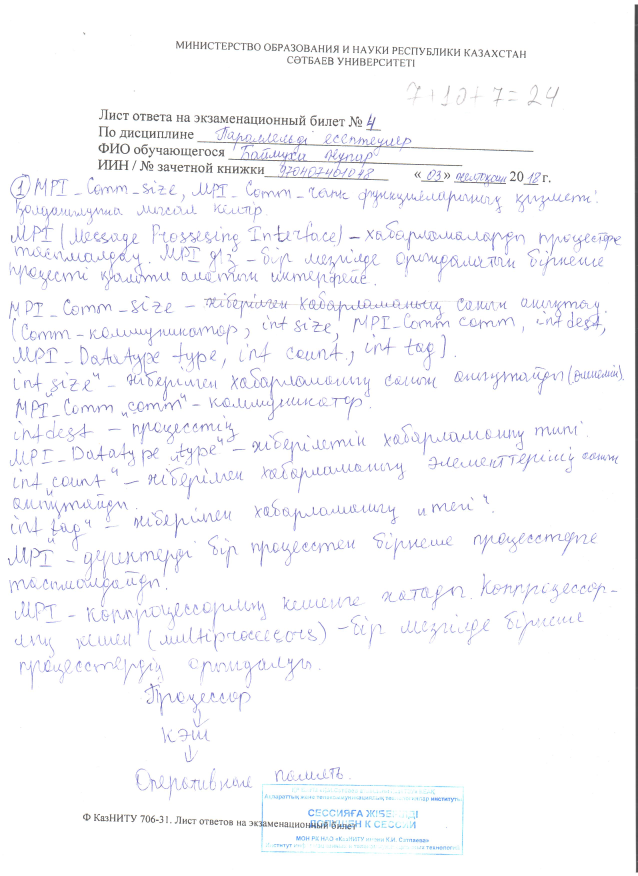
#> input picture src/001.jpg, 2550 x 3501 px, given in place of 1.jpg, which was not available (shown at 1/4 size)
$ python table_processing.py   (older library calls are emulated)
#> lines starting #> are read from the running program, lines starting #| are printed output that depends on the picture; after the words box and inside, x2 and y2 are one past the last pixel; in counts of white or black regions, pixels touching at a corner belong together; pictures that were not available may be replaced by others from this repository, and a replacement may not be noted
#> further down, img is the input picture: shape (3501, 2550, 3); mean B, G, R 250.8, 248.7, 248.6
import cv2
import numpy as np

import image_processing as img_proc

# [80 lines left out: functions draw_contours, warp_img_backward, get_cells, get_cell, not called in this run]

def clean_cell(img,min_area_thresh=15):
	# preprocess ROI
#> called with min_area_thresh = 15
	if (len(img.shape)==3):
		gray = cv2.cvtColor(img,cv2.COLOR_BGR2GRAY)
	else:
		gray = img.copy()

	thresh=cv2.adaptiveThreshold(gray,255,cv2.ADAPTIVE_THRESH_MEAN_C,cv2.THRESH_BINARY_INV,7,3)
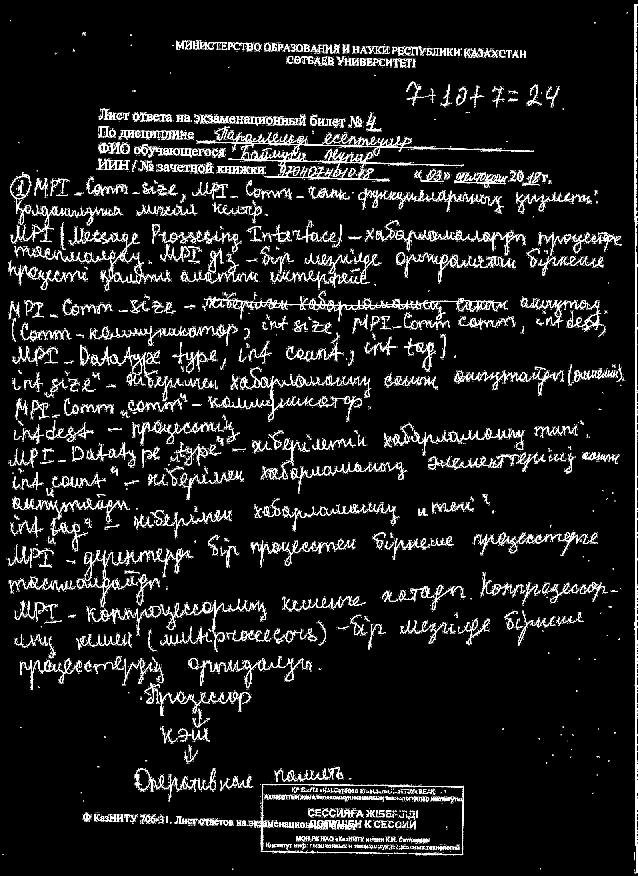
#> thresh: shape (3501, 2550) (shown at 1/4 size); 5.3% white; 27796 white regions (26602 under 20 px)
	# extract contours
	_,contours,hierarchy = cv2.findContours(thresh,cv2.RETR_TREE,cv2.CHAIN_APPROX_SIMPLE)
#> contours = 29164 contours, 27714 with area under 20; largest, box (x1, y1, x2, y2) and area: (2538, 18, 2550, 3490) 14734, (405, 934, 667, 1161) 13586, (788, 527, 2134, 708) 12932, (447, 1023, 567, 1132) 8714, (41, 695, 123, 797) 5786

	contour_pixels = []
	for i,cnt in enumerate(contours):
		area = cv2.contourArea(cnt)
		if (area>min_area_thresh and hierarchy[0,i,-1]==-1):
			temp = cnt.reshape((cnt.shape[0],cnt.shape[2]))
			# do not consider tall-thin and wide-thin regions
			w = temp[:,0].max() - temp[:,0].min()
			h = temp[:,1].max() - temp[:,1].min()
			if (float(w)/h>0.2 and float(h)/w>0.2):
				contour_pixels.extend(temp)
#> this loop made 29164 passes
#> (area, w, h) on passes 57, 66, 73, 95, 96, 97, 98, 103, 109, 229, 263, 264: (36, 28, 2), (23, 14, 2), (36, 26, 2), (303.5, 182, 5), (28, 21, 3), (36, 25, 2), (22.5, 12, 3), (99, 67, 4), (269.5, 150, 6), (328, 163, 30), (24.5, 7, 12), (100, 11, 12)
#> area on pass 559: 51
#> after the loop, contour_pixels = 113286 items

	contour_pixels = np.array(contour_pixels)
#> contour_pixels = 113286 pairs, first value 31 to 2494, second value 128 to 3410
	cleanImg = None
	if (contour_pixels.size):
		x1 = contour_pixels[:,0].min()
#> x1 = 31
		x2 = contour_pixels[:,0].max()
#> x2 = 2494
		y1 = contour_pixels[:,1].min()
#> y1 = 128
		y2 = contour_pixels[:,1].max()
#> y2 = 3410

		off = 1
		startX = x1-off if x1-off>=0 else 0
#> startX = 30
		startY = y1-off if y1-off>=0 else 0
#> startY = 127
		endX = x2+off if x2+off<=img.shape[1] else img.shape[1]
#> endX = 2495
		endY = y2+off if y2+off<=img.shape[0] else img.shape[0]
#> endY = 3411

		w = endX-startX
#> w = 2465
		h = endY-startY
#> h = 3284

		off=10
		if (len(img.shape)==3):
			cleanImg = np.ones((h+2*off,w+2*off,3))*255
		else:
			cleanImg = np.ones((h+2*off,w+2*off))*255
		cleanImg = cleanImg.astype(np.uint8)
		cleanImg[off:h+off, off:w+off] = img[startY:endY, startX:endX]
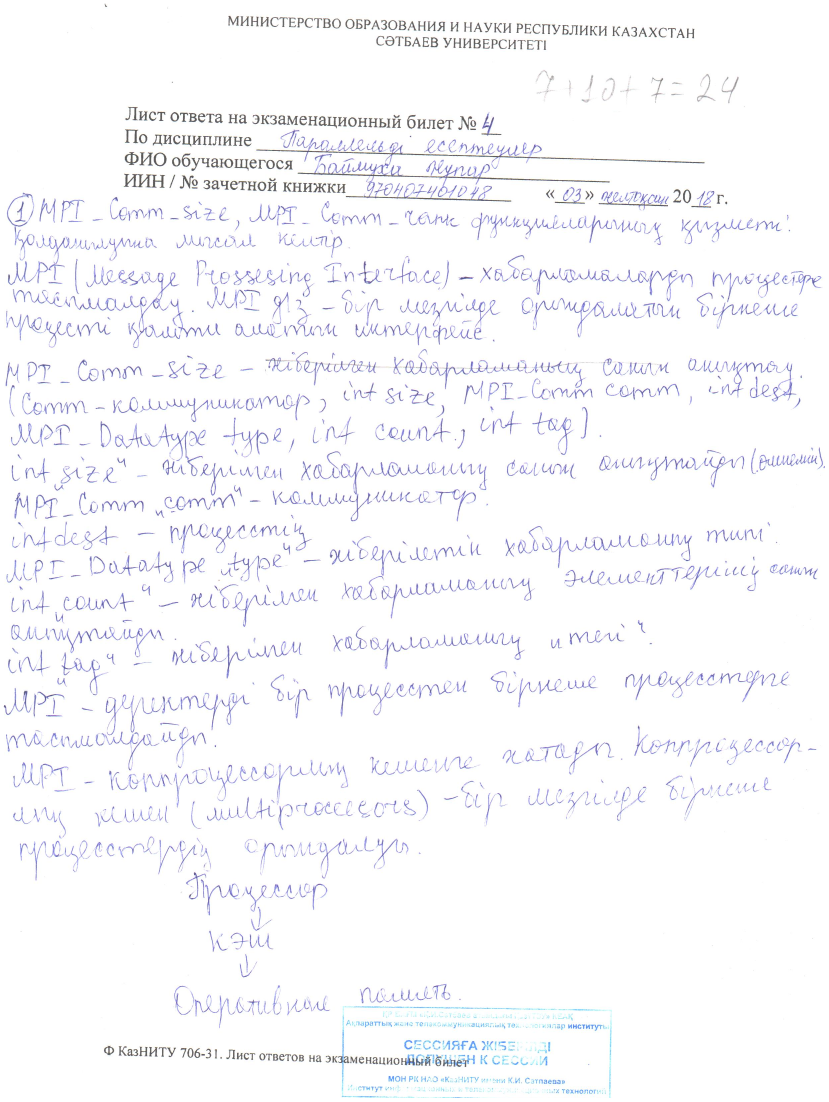
#> cleanImg: shape (3304, 2485, 3) (shown at 1/3 size); mean B, G, R 251.1, 248.8, 248.7
		#cleanImg = cv2.medianBlur(cleanImg,3)
		#cv2.imshow('3', cleanImg)
		#cv2.waitKey(0)

	return cleanImg

# [75 lines left out: functions align_coords, smooth_coords, recover_tbl_struct, retrieve_tables, not called in this run]

if __name__ == "__main__":
	import os
	IMG_PATH = 'imgs/'
	#fNames = os.listdir(IMG_PATH)
	fNames = ['1.jpg','2.jpg']
	for fn in fNames:
		print (fn)
		fname = os.path.join(IMG_PATH,fn)
		img = cv2.imread(fname)
		clean_cell(img)
#> pass 2 of the loop `for fn in fNames:`:
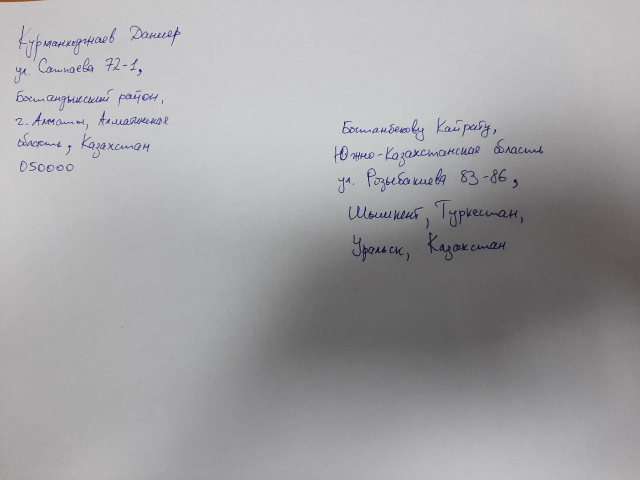
#> input picture src/2.jpg, 1280 x 960 px, found by its file name (shown at 1/2 size)
#> img is the input picture: shape (960, 1280, 3); mean B, G, R 163.6, 161.5, 162
#> gray: shape (960, 1280)
#> in clean_cell (call 2), `thresh=cv2.adaptiveThreshold(gray,255,cv2.ADAPTIVE_THRESH_MEAN_C,cv2.T..`:
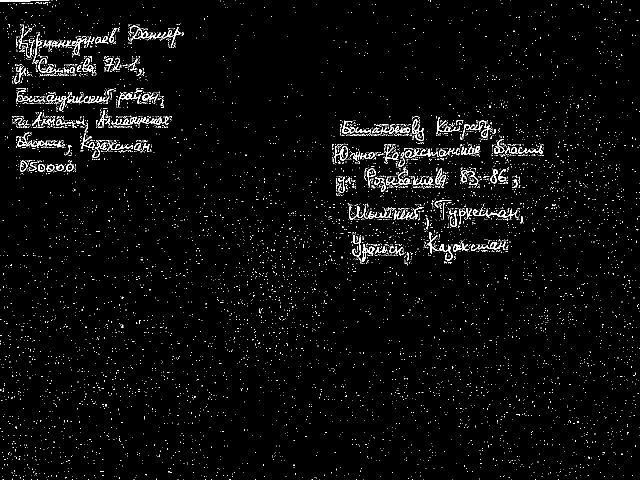
#> thresh: shape (960, 1280) (shown at 1/2 size); 2.8% white in thin lines or dots
#> contours = 7307 contours, 7124 with area under 20; largest, box (x1, y1, x2, y2) and area: (260, 51, 361, 96) 660, (824, 238, 848, 282) 426, (119, 190, 219, 222) 417, (223, 233, 324, 250) 409, (744, 248, 821, 268) 390
#> the loop in clean_cell (call 2), `for i,cnt in enumerate(contours):` made 7307 passes
#> (area, w, h) on passes 2977, 3080, 3082, 3130, 3144, 3175, 3202, 3344: (22.5, 3, 17), (100, 28, 18), (91.5, 23, 14), (172.5, 25, 32), (278, 23, 35), (191.5, 31, 16), (280.5, 69, 18), (105, 16, 42)
#> after the loop in clean_cell (call 2), `for i,cnt in enumerate(contours):`: contour_pixels = 6852 pairs, first value 28 to 1085, second value 50 to 523
#> x1 = 28
#> x2 = 1085
#> y1 = 50
#> y2 = 523
#> startX = 27
#> startY = 49
#> endX = 1086
#> endY = 524
#> in clean_cell (call 2), `w = endX-startX`: w = 1059
#> in clean_cell (call 2), `h = endY-startY`: h = 475
#> in clean_cell (call 2), `cleanImg[off:h+off, off:w+off] = img[startY:endY, startX:endX]`:
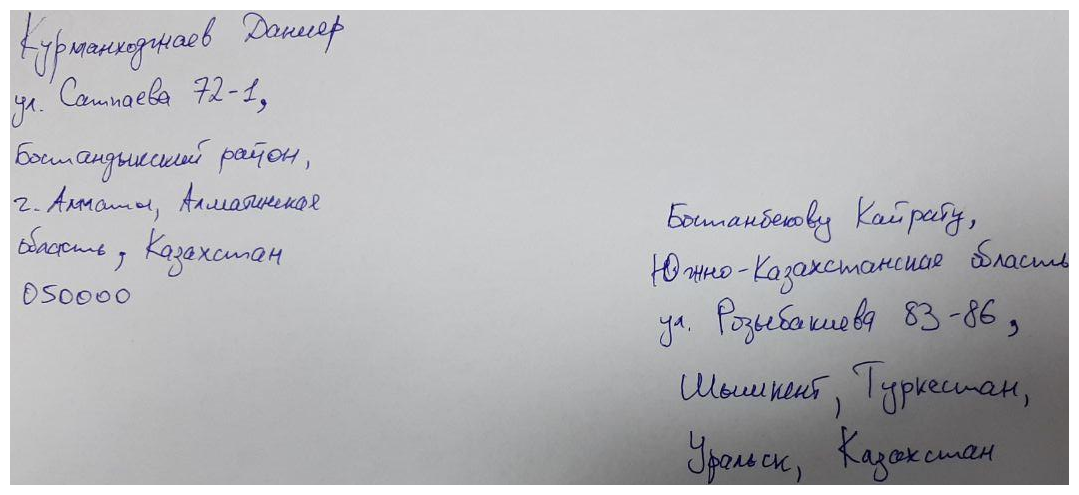
#> cleanImg: shape (495, 1079, 3); mean B, G, R 185.9, 182.7, 182.6
		#txt = getCellContent(img,'6')
		#print (fn.split('.')[0].split('_')[-1], txt)
